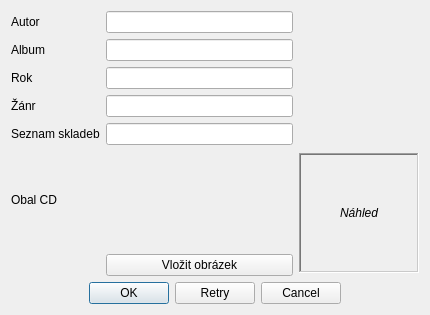
<?xml version="1.0" encoding="UTF-8"?>
<ui version="4.0">
 <class>updatewindow</class>
 <widget class="QDialog" name="updatewindow">
  <property name="geometry">
   <rect>
    <x>0</x>
    <y>0</y>
    <width>430</width>
    <height>315</height>
   </rect>
  </property>
  <property name="windowTitle">
   <string>Dialog</string>
  </property>
  <layout class="QVBoxLayout" name="verticalLayout_2">
   <item>
    <layout class="QVBoxLayout" name="verticalLayout">
     <item>
      <layout class="QGridLayout" name="gridLayout">
       <item row="3" column="0">
        <widget class="QLabel" name="label_4">
         <property name="text">
          <string>Žánr</string>
         </property>
        </widget>
       </item>
       <item row="5" column="0">
        <widget class="QLabel" name="label_6">
         <property name="text">
          <string>Obal CD</string>
         </property>
        </widget>
       </item>
       <item row="2" column="0">
        <widget class="QLabel" name="label_3">
         <property name="text">
          <string>Rok</string>
         </property>
        </widget>
       </item>
       <item row="6" column="1">
        <widget class="QPushButton" name="bookletButton">
         <property name="minimumSize">
          <size>
           <width>0</width>
           <height>0</height>
          </size>
         </property>
         <property name="maximumSize">
          <size>
           <width>250</width>
           <height>16777215</height>
          </size>
         </property>
         <property name="text">
          <string>Vložit obrázek</string>
         </property>
         <property name="icon">
          <iconset resource="Resource.qrc">
           <normaloff>:/rec/img/folder-open-solid.svg</normaloff>:/rec/img/folder-open-solid.svg</iconset>
         </property>
        </widget>
       </item>
       <item row="1" column="0">
        <widget class="QLabel" name="label_2">
         <property name="text">
          <string>Album</string>
         </property>
        </widget>
       </item>
       <item row="0" column="0">
        <widget class="QLabel" name="label">
         <property name="maximumSize">
          <size>
           <width>100</width>
           <height>16777215</height>
          </size>
         </property>
         <property name="text">
          <string>Autor</string>
         </property>
        </widget>
       </item>
       <item row="4" column="1">
        <widget class="QLineEdit" name="playlistLineEdit">
         <property name="maximumSize">
          <size>
           <width>250</width>
           <height>16777215</height>
          </size>
         </property>
         <property name="maxLength">
          <number>50</number>
         </property>
        </widget>
       </item>
       <item row="2" column="1">
        <widget class="QLineEdit" name="yearLineEdit">
         <property name="maximumSize">
          <size>
           <width>250</width>
           <height>16777215</height>
          </size>
         </property>
         <property name="toolTip">
          <string>Zadejte validní rok</string>
         </property>
         <property name="inputMethodHints">
          <set>Qt::ImhNone</set>
         </property>
         <property name="inputMask">
          <string/>
         </property>
         <property name="text">
          <string/>
         </property>
         <property name="maxLength">
          <number>32767</number>
         </property>
         <property name="frame">
          <bool>true</bool>
         </property>
         <property name="cursorPosition">
          <number>0</number>
         </property>
        </widget>
       </item>
       <item row="5" column="2" rowspan="2">
        <widget class="QLabel" name="bookletLabel">
         <property name="sizePolicy">
          <sizepolicy hsizetype="Minimum" vsizetype="Minimum">
           <horstretch>0</horstretch>
           <verstretch>0</verstretch>
          </sizepolicy>
         </property>
         <property name="minimumSize">
          <size>
           <width>120</width>
           <height>120</height>
          </size>
         </property>
         <property name="maximumSize">
          <size>
           <width>120</width>
           <height>120</height>
          </size>
         </property>
         <property name="font">
          <font>
           <italic>true</italic>
           <underline>false</underline>
          </font>
         </property>
         <property name="toolTip">
          <string>Zde se zobrazí obrázek obalu</string>
         </property>
         <property name="autoFillBackground">
          <bool>false</bool>
         </property>
         <property name="frameShape">
          <enum>QFrame::WinPanel</enum>
         </property>
         <property name="frameShadow">
          <enum>QFrame::Sunken</enum>
         </property>
         <property name="text">
          <string>Náhled</string>
         </property>
         <property name="scaledContents">
          <bool>true</bool>
         </property>
         <property name="alignment">
          <set>Qt::AlignCenter</set>
         </property>
        </widget>
       </item>
       <item row="0" column="1">
        <widget class="QLineEdit" name="autorLineEdit">
         <property name="maximumSize">
          <size>
           <width>250</width>
           <height>16777215</height>
          </size>
         </property>
         <property name="inputMask">
          <string/>
         </property>
         <property name="maxLength">
          <number>50</number>
         </property>
        </widget>
       </item>
       <item row="1" column="1">
        <widget class="QLineEdit" name="albumLineEdit">
         <property name="maximumSize">
          <size>
           <width>250</width>
           <height>16777215</height>
          </size>
         </property>
         <property name="maxLength">
          <number>50</number>
         </property>
        </widget>
       </item>
       <item row="4" column="0">
        <widget class="QLabel" name="label_5">
         <property name="text">
          <string>Seznam skladeb</string>
         </property>
        </widget>
       </item>
       <item row="3" column="1">
        <widget class="QLineEdit" name="genreLineEdit">
         <property name="maximumSize">
          <size>
           <width>250</width>
           <height>16777215</height>
          </size>
         </property>
         <property name="maxLength">
          <number>50</number>
         </property>
        </widget>
       </item>
      </layout>
     </item>
     <item>
      <widget class="QDialogButtonBox" name="buttonBox">
       <property name="minimumSize">
        <size>
         <width>200</width>
         <height>0</height>
        </size>
       </property>
       <property name="standardButtons">
        <set>QDialogButtonBox::Cancel|QDialogButtonBox::Ok|QDialogButtonBox::Retry</set>
       </property>
       <property name="centerButtons">
        <bool>true</bool>
       </property>
      </widget>
     </item>
    </layout>
   </item>
  </layout>
 </widget>
 <resources>
  <include location="Resource.qrc"/>
 </resources>
 <connections/>
</ui>
